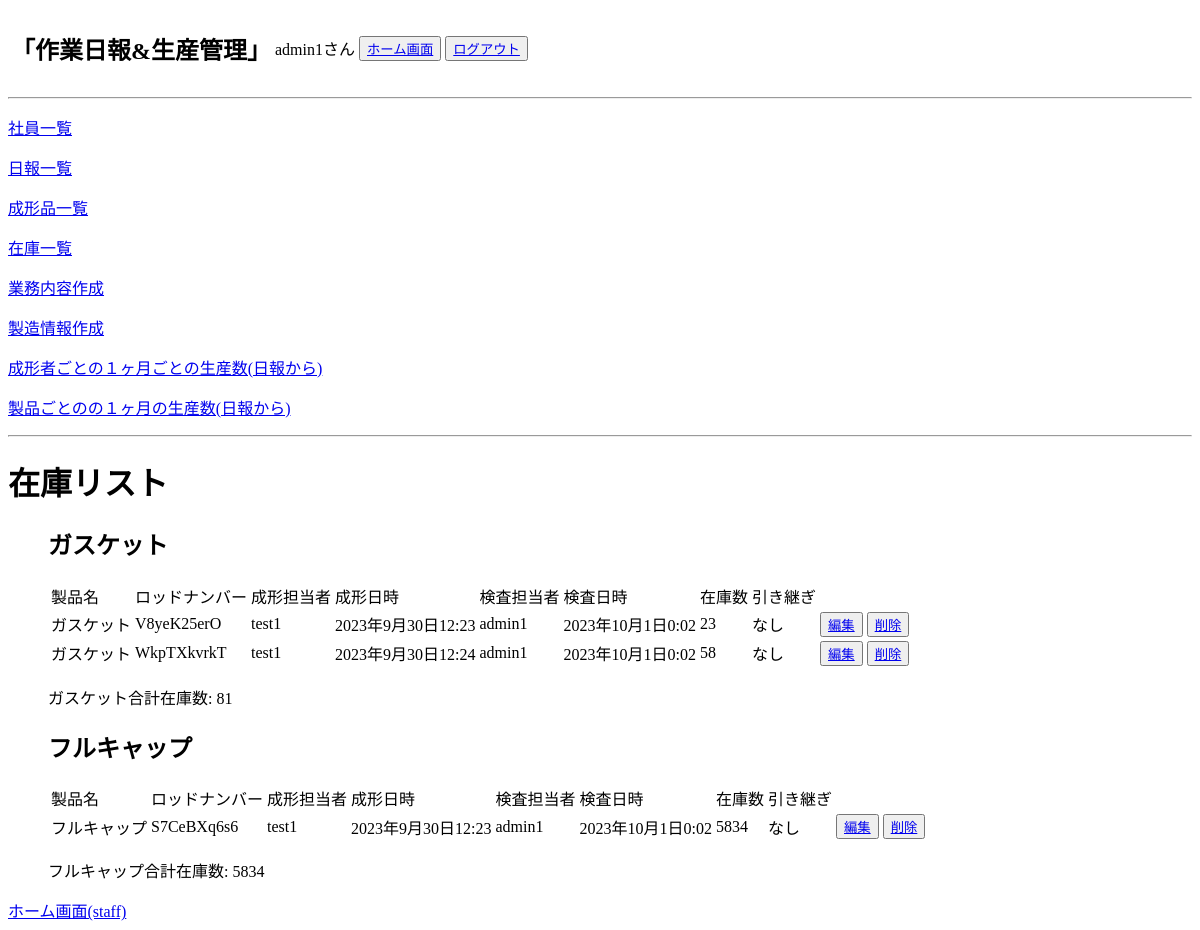
The page /daily_report/stocks_list/ (signed in) on the database as committed earlier.
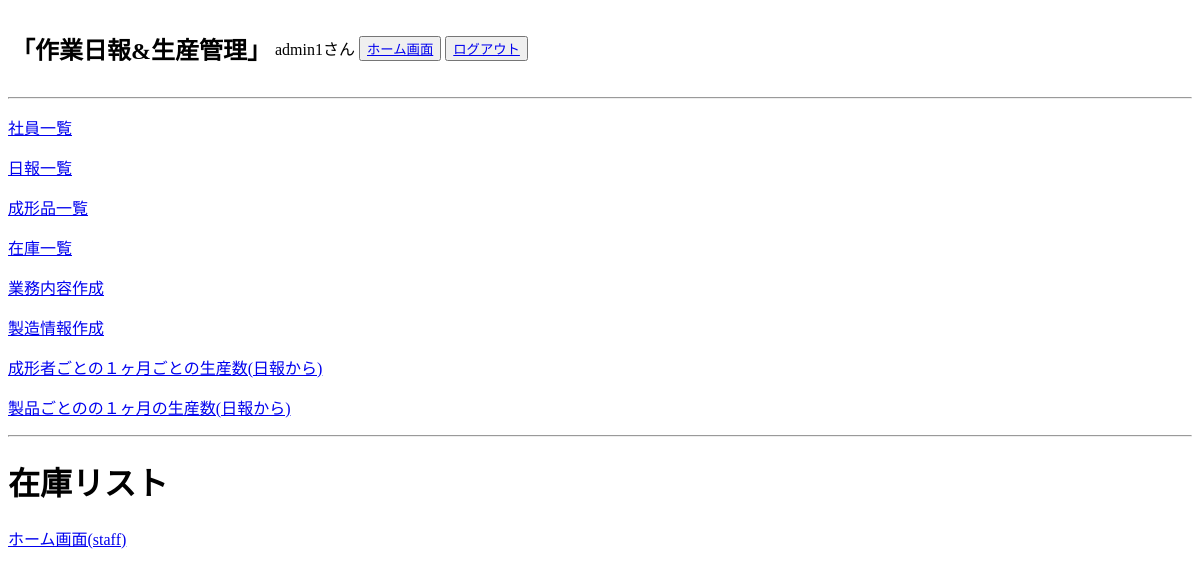
The same page on the database as committed later.
### daily_report/models.py (models this page shows, shortened)
class Products(models.Model):
    name = models.CharField(max_length=255,verbose_name="製品名")
    code = models.CharField(max_length=50,verbose_name="製品コード")
    quantity = models.IntegerField(verbose_name="製品取り数")
    memo = models.CharField(max_length=255,blank=True, null=True,verbose_name="製品メモ")
    created_at = models.DateTimeField(auto_now_add=True)
    updated_at = models.DateTimeField(auto_now=True)
    class Meta:
        verbose_name = '製品情報'
        db_table = 'products'

### product_management/models.py (models this page shows, shortened)
class Stock(models.Model):
    product = models.ForeignKey(
        Products, on_delete=models.CASCADE, verbose_name='製品名'
    )
    lot_number = models.CharField(max_length=10, verbose_name='ロッド番号',default='')
    stocks = models.IntegerField(verbose_name="在庫数")
    molding_user = models.ForeignKey(
        Users, on_delete=models.CASCADE, verbose_name='成形担当ユーザー名',null=True,related_name='molding_stock_set',
    )
    molding_time = models.DateTimeField(verbose_name='成形日時', default=datetime(2001, 1, 1, 0, 0, 0))
    inspection_user = models.ForeignKey(
        Users, on_delete=models.CASCADE, verbose_name='検査担当ユーザー名',null=True,related_name='inspection_stock_set',
    )
    memo = models.CharField(max_length=255,verbose_name="引き継ぎメモ",null=True,blank=True)
    created_at = models.DateTimeField(verbose_name='検査日時',auto_now_add=True)
    updated_at = models.DateTimeField(auto_now=True)
    class Meta:
        verbose_name = '在庫'
        db_table = 'stock'

### accounts/models.py (models this page shows, shortened)
class Users(AbstractBaseUser, PermissionsMixin):
    username = models.CharField(max_length=150, unique=True, verbose_name="ユーザー名")
    birthday = models.DateField(null=True,blank=True, verbose_name="生年月日")
    phone = models.IntegerField(null=True,blank=True, verbose_name="携帯番号")
    email = models.EmailField(max_length=255, unique=True, verbose_name="メールアドレス")
    department = models.ForeignKey(
        Departments, on_delete=models.PROTECT, null=True,blank=True
    )
    is_active = models.BooleanField(default=True)
    is_staff = models.BooleanField(default=False)
    USERNAME_FIELD = 'username'
    EMAIL_FIELD = 'email'
    REQUIRED_FIELDS = ['email']
    objects = UsersManager()

### daily_report/views.py (the view)
# urls.py: path('stocks_list/', StockListView.as_view(), name='stock_list'),
class StockListView(LoginRequiredMixin, ListView):
    model = Stock
    template_name = os.path.join('stock', 'stock_list.html')
    context_object_name = 'stocks'
    def get_context_data(self, **kwargs):
        context = super().get_context_data(**kwargs)
        grouped_stocks = Stock.objects.values('product__name').annotate(total_stocks=Sum('stocks'))
        context['grouped_stocks'] = grouped_stocks
        return context

### templates/stock/stock_list.html (shortened to what this page needs)
{% extends 'base.html' %}
{% block content %}
<h1>在庫リスト</h1>
{% if grouped_stocks %}
<ul>
    {% for grouped_stock in grouped_stocks %}
    <h2>{{ grouped_stock.product__name }}</h2>
    <table>
        <thead>
            <tr>
                <td>製品名</td>
                <td>ロッドナンバー</td>
                <td>成形担当者</td>
                <td>成形日時</td>
                <td>検査担当者</td>
                <td>検査日時</td>
                <td>在庫数</td>
                <td>引き継ぎ</td>
            </tr>
        </thead>
        <tbody>
            {% for stock in stocks %}
              {% if stock.product.name == grouped_stock.product__name %}
              <tr>
                <td>{{ stock.product.name }}</td>
                <td>{{ stock.lot_number }}</td>
                <td>{{ stock.molding_user }}</td>
                <td>{{ stock.molding_time }}</td>
                <td>{{ stock.inspection_user }}</td>
                <td>{{ stock.created_at }}</td>
                <td>{{ stock.stocks }}</td>
                <td>{{ stock.memo }}</td>
                <td><button><a href="{% url 'daily_report:stock_edit' stock.id %}">編集</a></button></td>
                <td><button><a href="{% url 'daily_report:stock_delete' stock.id %}">削除</a></button></td>
              </tr>
              {% endif %}
            {% endfor %}
        </tbody>
    </table>
    <p>{{ grouped_stock.product__name }}合計在庫数: {{ grouped_stock.total_stocks }}</p>
    {% endfor %}
</ul>
{% endif %}
{% if request.user.is_staff %}
<a href="{% url 'product_management:staff_home' %}">ホーム画面(staff)</a>
{% else %}
<a href="{% url 'daily_report:report_list' %}">ホーム画面</a>
{% endif %}
{% endblock %}

Rows that differ between the two databases and show on the page:
no longer on this page (row unchanged): Products: product__name "ガスケット", total_stocks "81"
removed Stock: product.name "ガスケット", lot_number "V8yeK25erO", molding_user "test1", molding_time "2023年9月30日12:23", inspection_user "admin1", created_at "2023年10月1日0:02", stocks "23", memo "なし"
removed Stock: product.name "ガスケット", lot_number "WkpTXkvrkT", molding_user "test1", molding_time "2023年9月30日12:24", inspection_user "admin1", created_at "2023年10月1日0:02", stocks "58", memo "なし"
no longer on this page (row unchanged): Products: product__name "フルキャップ", total_stocks "5834"
removed Stock: product.name "フルキャップ", lot_number "S7CeBXq6s6", molding_user "test1", molding_time "2023年9月30日12:23", inspection_user "admin1", created_at "2023年10月1日0:02", stocks "5834", memo "なし"
